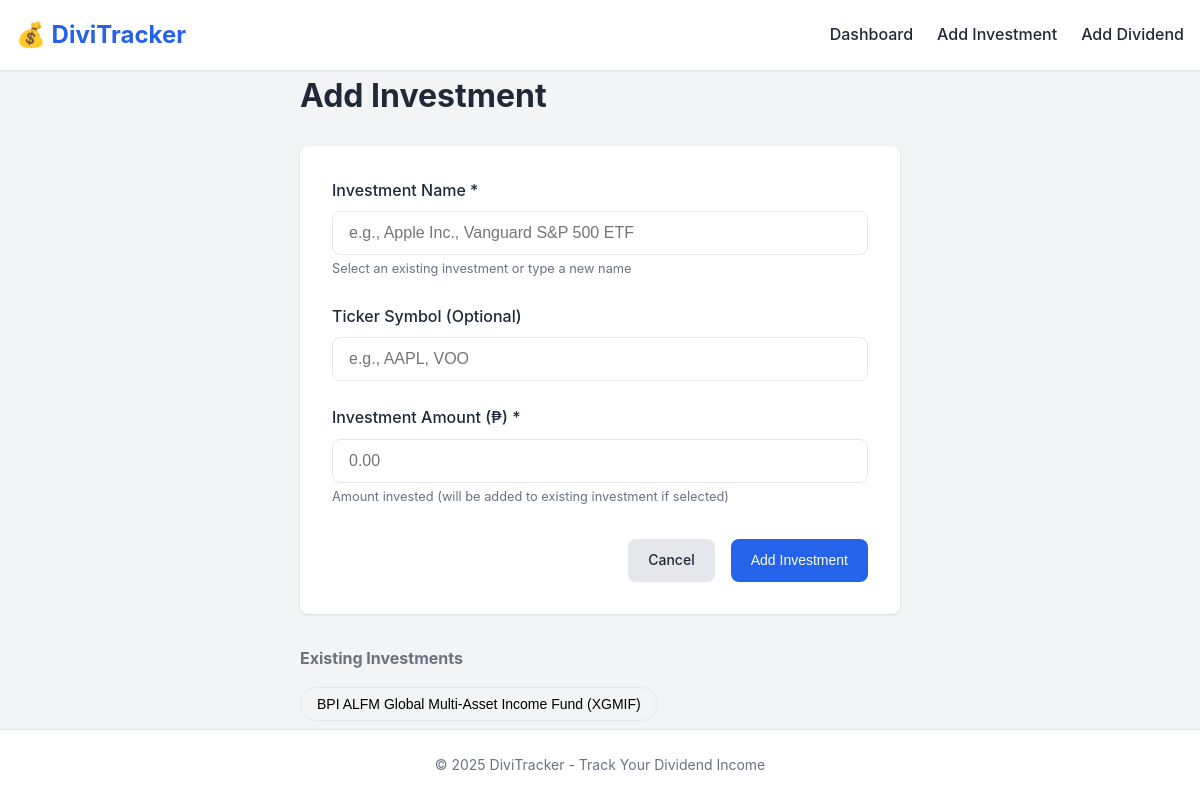
The page /investment/add on the database as committed earlier.
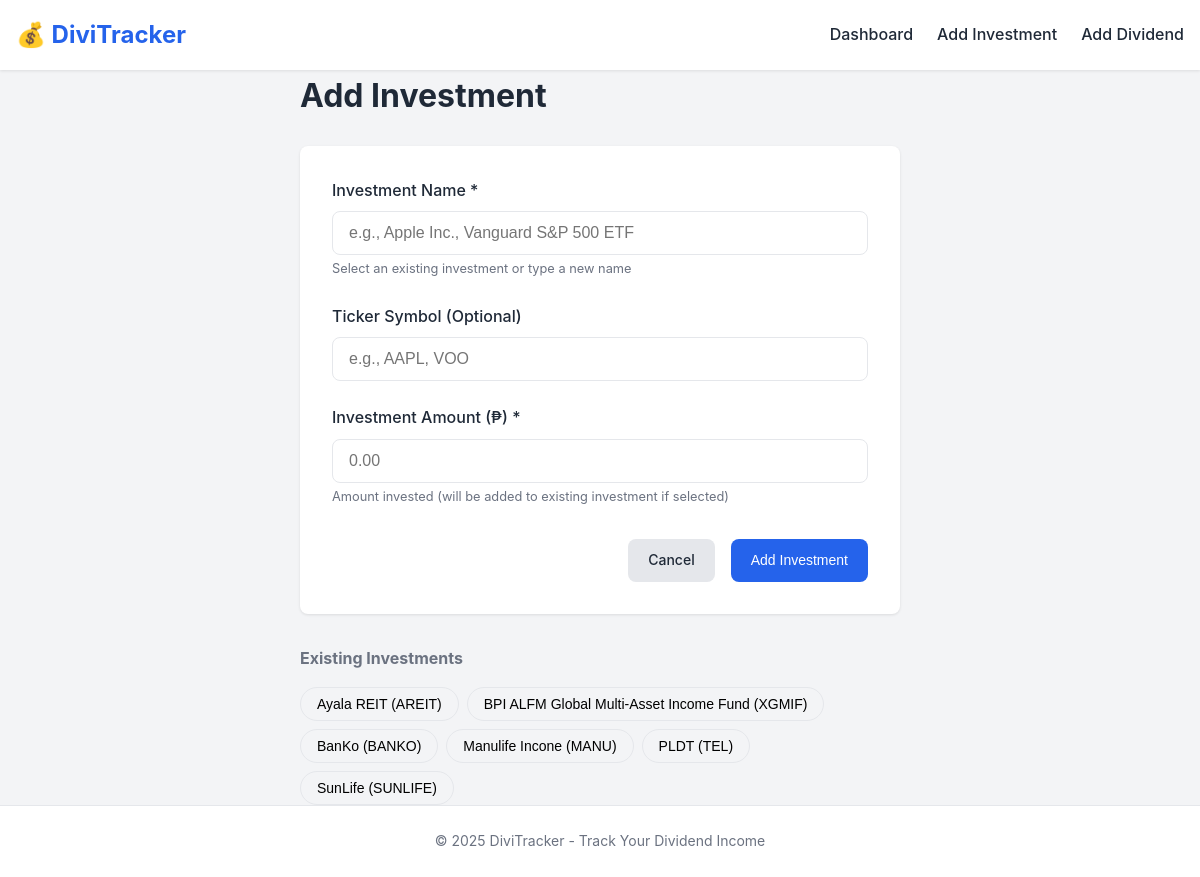
The same page on the database as committed later.
### app/models.py (models this page shows, shortened)
class Investment(db.Model):
    __tablename__ = "investments"
    id: Mapped[int] = mapped_column(Integer, primary_key=True)
    name: Mapped[str] = mapped_column(String(100), unique=True, nullable=False, index=True)
    ticker: Mapped[Optional[str]] = mapped_column(String(20), nullable=True)
    total_invested: Mapped[float] = mapped_column(Float, default=0.0, nullable=False)
    created_at: Mapped[datetime] = mapped_column(DateTime, default=utcnow, nullable=False)
    updated_at: Mapped[datetime] = mapped_column(
        DateTime, default=utcnow, onupdate=utcnow, nullable=False
    )
    dividends: Mapped[list["Dividend"]] = relationship(
        "Dividend",
        back_populates="investment",
        lazy="dynamic",
        cascade="all, delete-orphan",
    )

### app/routes/investments.py (the view, shortened to what this page needs)
@investments_bp.route("/add", methods=["GET", "POST"])
def add_investment():
    investment_service = InvestmentService()
    investments = investment_service.get_all_investments()
    return render_template("add_investment.html", investments=investments)

### app/services/investment_service.py (called while the page is built)
    def get_all_investments(self) -> Sequence[Investment]:
        return Investment.query.order_by(Investment.name).all()

### templates/add_investment.html (shortened to what this page needs)
{% extends 'base.html' %}
{% block content %}
<div class="form-page">
    <h1>Add Investment</h1>
    <div class="form-container">
        <form method="POST" action="{{ url_for('investments.add_investment') }}">
            <div class="form-group">
                <label for="name">Investment Name *</label>
                <input type="text"
                       id="name"
                       name="name"
                       list="investment-list"
                       placeholder="e.g., Apple Inc., Vanguard S&amp;P 500 ETF"
                       required
                       autocomplete="off">
                <small class="form-help">Select an existing investment or type a new name</small>
            </div>
            <div class="form-group">
                <label for="ticker">Ticker Symbol (Optional)</label>
                <input type="text"
                       id="ticker"
                       name="ticker"
                       placeholder="e.g., AAPL, VOO"
                       maxlength="20">
            </div>
            <div class="form-group">
                <label for="amount">Investment Amount ({{ currency_symbol }}) *</label>
                <input type="number"
                       id="amount"
                       name="amount"
                       step="0.01"
                       min="0"
                       placeholder="0.00"
                       required>
                <small class="form-help">Amount invested (will be added to existing investment if selected)</small>
            </div>
            <div class="form-actions">
                <a href="{{ url_for('main.index') }}" class="btn btn-secondary">Cancel</a>
                <button type="submit" class="btn btn-primary">Add Investment</button>
            </div>
        </form>
    </div>
    {% if investments %}
    <div class="existing-list">
        <h3>Existing Investments</h3>
        <div class="investment-chips">
            {% for inv in investments %}
            <button type="button" class="chip" onclick="selectInvestment('{{ inv.name }}', '{{ inv.ticker }}')">
                {{ inv.name }} {% if inv.ticker %}({{ inv.ticker }}){% endif %}
            </button>
            {% endfor %}
        </div>
    </div>
    {% endif %}
</div>
{% endblock %}

Rows that differ between the two databases and show on the page:
added Investment: name "Ayala REIT", ticker "AREIT"
added Investment: name "BanKo", ticker "BANKO"
added Investment: name "Manulife Incone", ticker "MANU"
added Investment: name "PLDT", ticker "TEL"
added Investment: name "SunLife", ticker "SUNLIFE"
